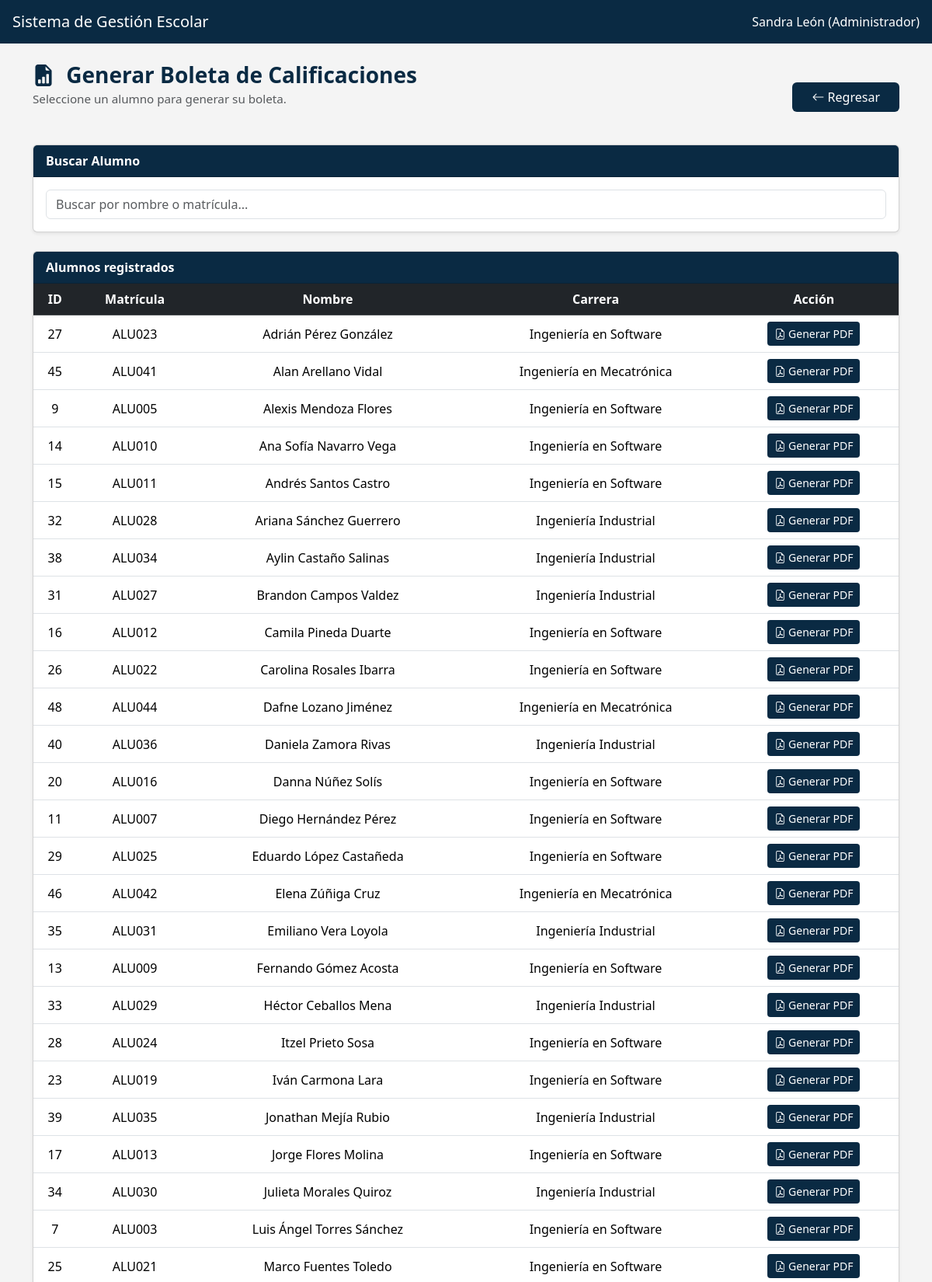
Screenshot of /app/views/reportes/kardexAlumnoView.php (signed in, upper part) with the database file from the repository.
### tables this page shows
CREATE TABLE `alumnos` (
  `idAlumno` int(11) NOT NULL AUTO_INCREMENT,
  `idUsuario` int(11) NOT NULL,
  `idCarrera` int(11) DEFAULT NULL,
  PRIMARY KEY (`idAlumno`),
  KEY `idUsuario` (`idUsuario`),
  KEY `idCarrera` (`idCarrera`),
  CONSTRAINT `alumnos_ibfk_1` FOREIGN KEY (`idUsuario`) REFERENCES `usuarios` (`idUsuario`) ON DELETE CASCADE ON UPDATE CASCADE,
  CONSTRAINT `alumnos_ibfk_2` FOREIGN KEY (`idCarrera`) REFERENCES `carreras` (`idCarrera`) ON DELETE SET NULL ON UPDATE CASCADE
);

CREATE TABLE `usuarios` (
  `idUsuario` int(11) NOT NULL AUTO_INCREMENT,
  `matricula` varchar(20) NOT NULL,
  `nombres` varchar(100) NOT NULL,
  `apePaterno` varchar(50) NOT NULL,
  `apeMaterno` varchar(50) DEFAULT NULL,
  `sexo` enum('Masculino','Femenino') NOT NULL,
  `fechaNacimiento` date NOT NULL,
  `correo` varchar(100) NOT NULL,
  `contrasena` varchar(255) NOT NULL,
  `rol` enum('Administrador','Docente','Alumno','Administrativo') NOT NULL,
  `activo` tinyint(1) DEFAULT 1,
  PRIMARY KEY (`idUsuario`),
  UNIQUE KEY `matricula` (`matricula`),
  UNIQUE KEY `correo` (`correo`)
);

CREATE TABLE `carreras` (
  `idCarrera` int(11) NOT NULL AUTO_INCREMENT,
  `nombreCarrera` varchar(100) NOT NULL,
  `claveCarrera` varchar(20) NOT NULL,
  `descripcion` text DEFAULT NULL,
  PRIMARY KEY (`idCarrera`),
  UNIQUE KEY `nombreCarrera` (`nombreCarrera`),
  UNIQUE KEY `claveCarrera` (`claveCarrera`)
);

### app/models/reporteModel.php (called while the page is built, shortened)
<?php
    class ReporteModel {
        private $db;
        public function __construct($connection) {
            $this->db = $connection;
        }
        public function obtenerAlumnosConCarrera() {
            $query = $this->db->query("
                SELECT
                    a.idAlumno,
                    u.matricula,
                    CONCAT(u.nombres,' ',u.apePaterno,' ',u.apeMaterno) AS nombreCompleto,
                    c.nombreCarrera AS carrera
                FROM alumnos a
                INNER JOIN usuarios u ON u.idUsuario = a.idUsuario
                LEFT JOIN carreras c ON c.idCarrera = a.idCarrera
                ORDER BY nombreCompleto
            ");
            return $query->fetch_all(MYSQLI_ASSOC);
        }
    }

### app/views/reportes/kardexAlumnoView.php (the view, shortened to what this page needs)
<?php
require_once __DIR__ . '/../../../config/db_connection.php';
require_once __DIR__ . '/../../models/reporteModel.php';
$model = new ReporteModel($connection);
$alumnos = $model->obtenerAlumnosConCarrera();
$dashboard = match($_SESSION['usuario']['rol']) {
    'Administrador'  => 'dashboard',
    'Administrativo' => 'dashboard_administrativo',
    default => 'dashboard'
};
?>
<!DOCTYPE html>
<html lang="es">
<head>
  <link rel="stylesheet" href="https://cdn.jsdelivr.net/npm/bootstrap@5.3.3/dist/css/bootstrap.min.css">
  <link rel="stylesheet" href="https://cdn.jsdelivr.net/npm/bootstrap-icons@1.11.3/font/bootstrap-icons.css">
</head>
<body>
<nav class="navbar navbar-dark px-3">
  <span class="navbar-brand">Sistema de Gestión Escolar</span>
  <span class="text-white">
      <?= $_SESSION['usuario']['nombre'] ?> (<?= $_SESSION['usuario']['rol'] ?>)
  </span>
</nav>
<div class="container mt-4">
    <div class="d-flex justify-content-between align-items-center mb-3">
        <div class="mb-3">
            <h3 class="titulo mb-2">
                <i class="bi bi-file-earmark-bar-graph-fill me-2"></i>
                Generar Boleta de Calificaciones
            </h3>
            <p class="subtitulo text-muted" style="font-size: 0.95rem;">
                Seleccione un alumno para generar su boleta.
            </p>
        </div>
        <a href="<?= BASE_URL ?>index.php?action=<?= $dashboard ?>" class="btn btn-regresar px-4">
            <i class="bi bi-arrow-left"></i> Regresar
        </a>
    </div>
  <div class="card shadow-sm mb-4">
    <div class="card-header">Buscar Alumno</div>
    <div class="card-body">
      <div class="row g-3">
        <div class="col-md-12">
            <input type="text" id="filtroAlumnos" class="form-control"
                   placeholder="Buscar por nombre o matrícula...">
        </div>
      </div>
    </div>
  </div>
  <div class="card shadow-sm">
    <div class="card-header">Alumnos registrados</div>
    <div class="card-body p-0">
        <table class="table table-hover align-middle text-center mb-0" id="tablaAlumnos">
        <thead class="table-dark">
          <tr>
            <th>ID</th>
            <th>Matrícula</th>
            <th>Nombre</th>
            <th>Carrera</th>
            <th>Acción</th>
          </tr>
        </thead>
        <tbody>
          <?php foreach($alumnos as $a): ?>
          <tr>
            <td><?= $a['idAlumno'] ?></td>
            <td><?= $a['matricula'] ?></td>
            <td><?= htmlspecialchars($a['nombreCompleto']) ?></td>
            <td><?= htmlspecialchars($a['carrera']) ?></td>
            <td>
              <a href="<?= BASE_URL ?>index.php?action=generarKardex&id=<?= $a['idAlumno'] ?>"
                class="btn btn-institucional btn-sm"
                target="_blank">
                  <i class="bi bi-file-earmark-pdf"></i> Generar PDF
              </a>
            </td>
          </tr>
          <?php endforeach; ?>
        </tbody>
      </table>
    </div>
  </div>
</div>
</body>
</html>

### app/views/reportes/kardexAlumnoView.php (style rules this page uses)
body { background: #f4f4f4; }
.navbar { background: #0A2A43; }
.card-header { background: #0A2A43; color: white; font-weight: 600; }
.btn-institucional { background: #0A2A43 !important; color: #fff !important; }
.btn-regresar { background: #0A2A43; color: white; font-weight: 500; }
h3.titulo { font-weight:bold; color:#0A2A43; }
.subtitulo { margin-top:-6px; color:#6c757d; }

### rows the page displays
alumnos: idAlumno "27", idUsuario.matricula "ALU023", nombreCompleto "Adrián Pérez González", idCarrera.nombreCarrera "Ingeniería en Software"
alumnos: idAlumno "45", idUsuario.matricula "ALU041", nombreCompleto "Alan Arellano Vidal", idCarrera.nombreCarrera "Ingeniería en Mecatrónica"
alumnos: idAlumno "9", idUsuario.matricula "ALU005", nombreCompleto "Alexis Mendoza Flores", idCarrera.nombreCarrera "Ingeniería en Software"
alumnos: idAlumno "14", idUsuario.matricula "ALU010", nombreCompleto "Ana Sofía Navarro Vega", idCarrera.nombreCarrera "Ingeniería en Software"
alumnos: idAlumno "15", idUsuario.matricula "ALU011", nombreCompleto "Andrés Santos Castro", idCarrera.nombreCarrera "Ingeniería en Software"
alumnos: idAlumno "32", idUsuario.matricula "ALU028", nombreCompleto "Ariana Sánchez Guerrero", idCarrera.nombreCarrera "Ingeniería Industrial"
alumnos: idAlumno "38", idUsuario.matricula "ALU034", nombreCompleto "Aylin Castaño Salinas", idCarrera.nombreCarrera "Ingeniería Industrial"
alumnos: idAlumno "31", idUsuario.matricula "ALU027", nombreCompleto "Brandon Campos Valdez", idCarrera.nombreCarrera "Ingeniería Industrial"
alumnos: idAlumno "16", idUsuario.matricula "ALU012", nombreCompleto "Camila Pineda Duarte", idCarrera.nombreCarrera "Ingeniería en Software"
alumnos: idAlumno "26", idUsuario.matricula "ALU022", nombreCompleto "Carolina Rosales Ibarra", idCarrera.nombreCarrera "Ingeniería en Software"
alumnos: idAlumno "48", idUsuario.matricula "ALU044", nombreCompleto "Dafne Lozano Jiménez", idCarrera.nombreCarrera "Ingeniería en Mecatrónica"
alumnos: idAlumno "40", idUsuario.matricula "ALU036", nombreCompleto "Daniela Zamora Rivas", idCarrera.nombreCarrera "Ingeniería Industrial"
alumnos: idAlumno "20", idUsuario.matricula "ALU016", nombreCompleto "Danna Núñez Solís", idCarrera.nombreCarrera "Ingeniería en Software"
alumnos: idAlumno "11", idUsuario.matricula "ALU007", nombreCompleto "Diego Hernández Pérez", idCarrera.nombreCarrera "Ingeniería en Software"
alumnos: idAlumno "29", idUsuario.matricula "ALU025", nombreCompleto "Eduardo López Castañeda", idCarrera.nombreCarrera "Ingeniería en Software"
alumnos: idAlumno "46", idUsuario.matricula "ALU042", nombreCompleto "Elena Zúñiga Cruz", idCarrera.nombreCarrera "Ingeniería en Mecatrónica"
alumnos: idAlumno "35", idUsuario.matricula "ALU031", nombreCompleto "Emiliano Vera Loyola", idCarrera.nombreCarrera "Ingeniería Industrial"
alumnos: idAlumno "13", idUsuario.matricula "ALU009", nombreCompleto "Fernando Gómez Acosta", idCarrera.nombreCarrera "Ingeniería en Software"
alumnos: idAlumno "33", idUsuario.matricula "ALU029", nombreCompleto "Héctor Ceballos Mena", idCarrera.nombreCarrera "Ingeniería Industrial"
alumnos: idAlumno "28", idUsuario.matricula "ALU024", nombreCompleto "Itzel Prieto Sosa", idCarrera.nombreCarrera "Ingeniería en Software"
alumnos: idAlumno "23", idUsuario.matricula "ALU019", nombreCompleto "Iván Carmona Lara", idCarrera.nombreCarrera "Ingeniería en Software"
alumnos: idAlumno "39", idUsuario.matricula "ALU035", nombreCompleto "Jonathan Mejía Rubio", idCarrera.nombreCarrera "Ingeniería Industrial"
alumnos: idAlumno "17", idUsuario.matricula "ALU013", nombreCompleto "Jorge Flores Molina", idCarrera.nombreCarrera "Ingeniería en Software"
alumnos: idAlumno "34", idUsuario.matricula "ALU030", nombreCompleto "Julieta Morales Quiroz", idCarrera.nombreCarrera "Ingeniería Industrial"
alumnos: idAlumno "7", idUsuario.matricula "ALU003", nombreCompleto "Luis Ángel Torres Sánchez", idCarrera.nombreCarrera "Ingeniería en Software"
alumnos: idAlumno "25", idUsuario.matricula "ALU021", nombreCompleto "Marco Fuentes Toledo", idCarrera.nombreCarrera "Ingeniería en Software"

### other values shown
$_SESSION['usuario']['nombre'] "Sandra León"
$_SESSION['usuario']['rol'] "Administrador"
